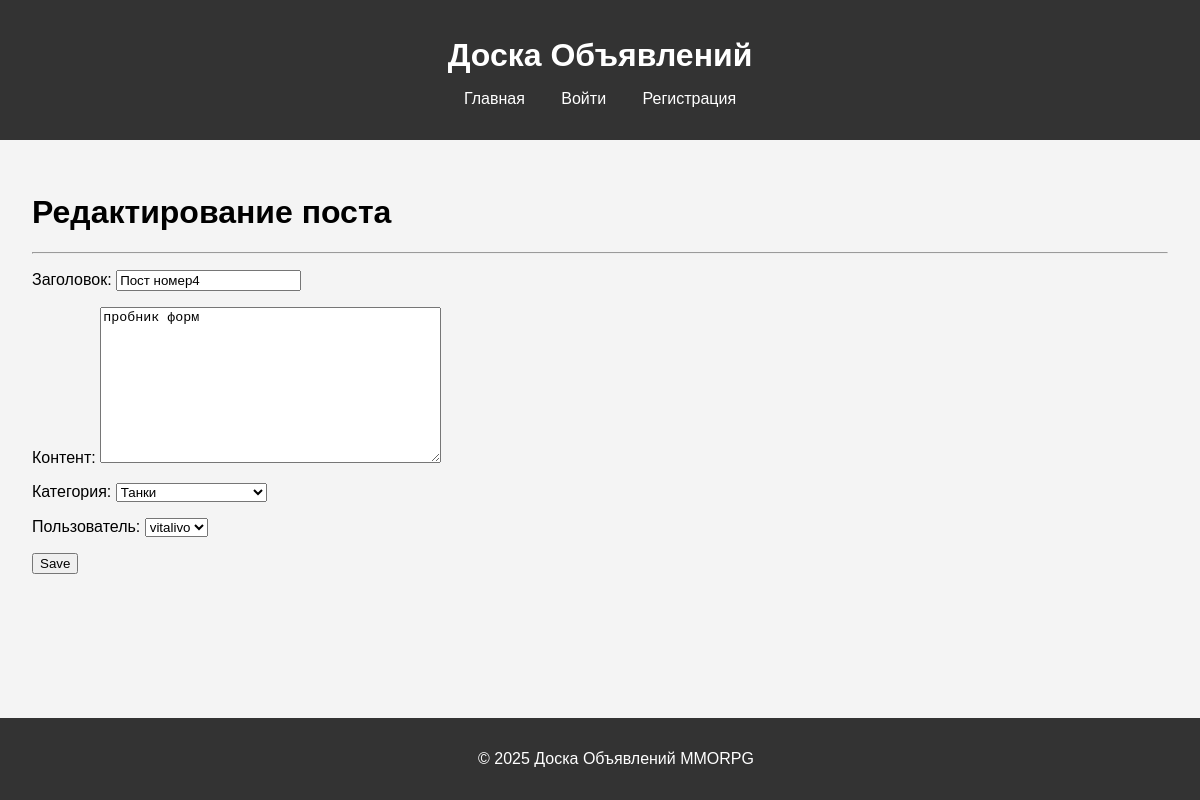
The page /board/5/update/ on the database its author committed.
### board/models.py (models this page shows, shortened)
class Post(models.Model):
    title = models.CharField(max_length=200, verbose_name='Заголовок')  # Заголовок объявления
    content_text = RichTextField(verbose_name='Контент')  # Используем RichTextField для медиа-контента
    category = models.CharField(max_length=20, choices=CATEGORY_CHOICES, verbose_name='Категория')  # Категория объявления
    user = models.ForeignKey(User, on_delete=models.CASCADE, verbose_name='Пользователь')  # Автор объявления
    created_at = models.DateTimeField(auto_now_add=True, verbose_name='Создано')  # Дата и время создания объявления
    updated_at = models.DateTimeField(auto_now=True, verbose_name='Обновлено')  # Дата и время последнего обновления объявления

### board/views.py (the view)
# urls.py: path('<int:pk>/update/', PostUpdateView.as_view(), name='post-update'),  # noqa: E501
class PostUpdateView(UpdateView):
    form_class = PostForm
    model = Post
    template_name = 'board/post_edit.html'

### board/forms.py (shortened to what this page needs)
class PostForm(forms.ModelForm):
    class Meta:
        model = Post
        fields = ['title', 'content_text', 'category', 'user']

### templates/board/post_edit.html (shortened to what this page needs)
{% extends 'base.html' %}
{% load static %}
{% block content %}
    <h1>Редактирование поста</h1>
    <hr>
    <form action="" method="post">
    {{ form.as_p }}
    <input type="submit" value="Save" />
    </form>
{% endblock content %}

### static/css/styles.css (style rules this page uses)
body { font-family: Arial, sans-serif; margin: 0; padding: 0; background-color: #f4f4f4; }

### rows shown on the page
Post: title "Пост номер4", content_text "пробник форм", category "Танки", user "vitalivo"
